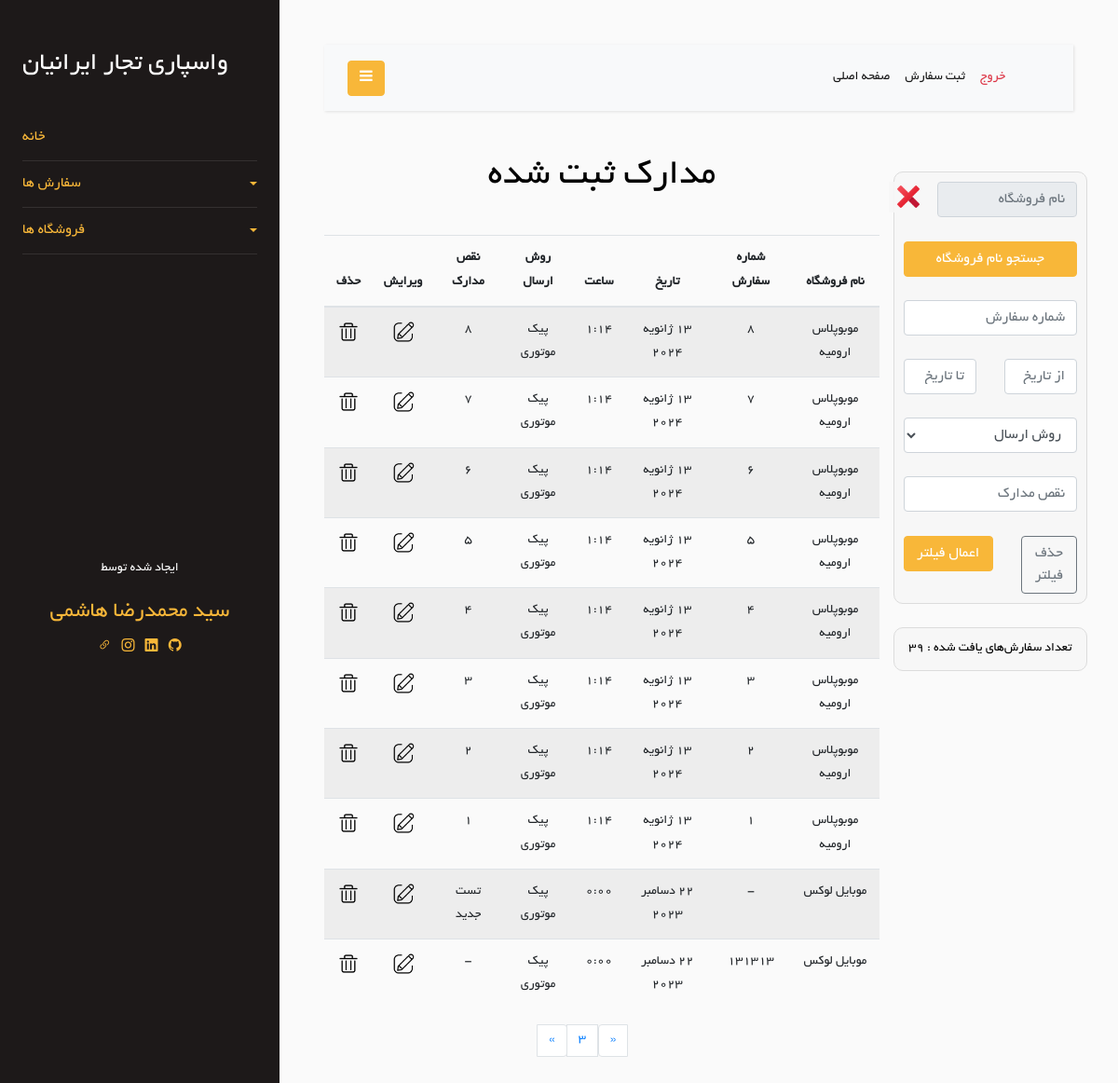
/Order/show-orders?page=3 (signed in), run on the app's committed database.
### Order/models.py (models this page shows)
class Order(models.Model):
    store = models.ForeignKey(Store, on_delete=models.CASCADE)
    order_number = models.TextField(blank=True, null=True)
    shipping_method = models.ForeignKey(ShippingMethod, on_delete=models.CASCADE, null=True, blank=True)
    date = models.DateField(null=True, blank=True)
    time = models.TimeField(null=True, blank=True)
    document_defects = models.CharField(max_length=200, blank=True, null=True)
    is_delete = models.BooleanField(default=False)
    class Meta:
        verbose_name = "Order"

class ShippingMethod(models.Model):
    en_name = models.CharField(max_length=20)
    fa_name = models.CharField(max_length=20)
    def __str__(self):
        return self.fa_name
    class Meta:
        verbose_name = "Shipping Method"
    class Meta:
        verbose_name = 'Shipping Method'

### Store/models.py (models this page shows, shortened)
class Store(models.Model):
    store_name = models.CharField(max_length=100)
    is_active = models.BooleanField(default=True)
    is_delete = models.BooleanField(default=False)
    class Meta:
        db_table = 'Store'

### Order/views.py (the view)
# urls.py: path('show-orders', views.show_order, name='show-orders'),
@login_required
def show_order(request):
    is_filter = False
    orders = Order.objects.filter(is_delete=False).order_by('-id')
    orders_len = len(orders)
    stores = Store.objects.all()
    filter_order = filterOrderForm(request.POST)
    per_page = 10
    paginator = Paginator(orders, per_page)
    page = request.GET.get('page')
    try:
        orders = paginator.page(page)
    except PageNotAnInteger:
        orders = paginator.page(1)
    except EmptyPage:
        orders = paginator.page(paginator.num_pages)
    context = {
        'orders': orders,
        'FilterOrderForm': filter_order,
        'stores': stores,
        'is_filter': is_filter,
        'orders_len': orders_len,
    }
    return render(request, 'Order/show-orders.html', context)

### Order/templates/Order/show-orders.html (shortened to what this page needs)
{% extends 'base/layout.html' %}
{% load static %}
{% load jformat %}
{% block header-link %}
    <link rel="stylesheet" href="{% static 'css/Order/show-orders.css' %}"/>
{% endblock %}
{% block mian %}
    <div class="row">
        <div class="col-md-3 text-center">
            <br/>
            <div class="row">
                <div class="col-12 action_box">
                    <form method="post" action="{% url 'filter_orders' %}">
                        <div class="row">
                            <div class="col-10">
                                <input type="text" placeholder="نام فروشگاه" class="form-control" readonly
                                       id="fake_store_id_input" required>
                            </div>
                            <div class="col-2">
                                <button type="button" onclick="remove_from_input()" id="remove-btn">
                                    <img id="remove-icon" src="{% static 'icon/icons8-delete-48.png' %}">
                                </button>
                            </div>
                        </div>
                        <br/>
                        <div class="row">
                            <div class="col-12">
                                <button type="button" onclick="show_stores()" class="btn btn-primary" id="search-btn"
                                        style="width: 100%">
                                    جستجو نام فروشگاه
                                </button>
                            </div>
                        </div>
                        <br/>
                        <div class="row">
                            <div class="col-12">
                                {{ FilterOrderForm.order_number }}
                            </div>
                        </div>
                        <br/>
                        <div class="row">
                            <div class="col-6">
                                {{ FilterOrderForm.from_date }}
                            </div>
                            <div class="col-6">
                                {{ FilterOrderForm.to_date }}
                            </div>
                        </div>
                        <br/>
                        <div class="row">
                            <div class="col-12">
                                {{ FilterOrderForm.shipping_method }}
                            </div>
                        </div>
                        <br/>
                        <div class="row">
                            <div class="col-12">
                                {{ FilterOrderForm.document_defects }}
                            </div>
                        </div>
                        <br/>
                        <div class="row">
                            <div class="col-5">
                                <a class="btn btn-outline-secondary" href="{% url 'show-orders' %}" style="width: 100%">حذف
                                    فیلتر</a>
                            </div>
                            <div class="col-7">
                                <button class="btn btn-primary" type="submit" style="width: 100%">اعمال فیلتر</button>
                            </div>
                        </div>
                    </form>
                </div>
            </div>
            <br/>
            <div class="row">
                <div class="col-12 action_box">
                    <p style="margin: 0; color: black">تعداد سفارش‌های یافت شده : {{ orders_len }}</p>
                </div>
            </div>
            <br/>
            <br/>
        </div>
        <div class="col-md-9 text-center">
            <h1>مدارک ثبت شده{% if is_filter %} (فیلتر شده) {% endif %}</h1>
            <br/>
            <div class="row">
                <div class="col-12">
                    <div class="table-responsive">
                        <table class="table table-striped">
                            <thead>
                            <tr>
                                <th>نام فروشگاه</th>
                                <th>شماره سفارش</th>
                                <th>تاریخ</th>
                                <th>ساعت</th>
                                <th>روش ارسال</th>
                                <th>نقص مدارک</th>
                                <th>ویرایش</th>
                                <th>حذف</th>
                            </tr>
                            </thead>
                            <tbody>
                            {% for order in orders %}
                                <tr>
                                    <td>{{ order.store.store_name }}</td>
                                    {% if order.order_number %}
                                        <td>{{ order.order_number }}</td>
                                    {% else %}
                                        <td>-</td>
                                    {% endif %}
                                    <td>
                                        {{ order.date|jformat:"%d / %m / %Y" }}
                                    </td>
                                    <td>{{ order.time }}</td>
                                    <td>{{ order.shipping_method }}</td>
                                    {% if order.document_defects %}
                                        <td>{{ order.document_defects }}</td>
                                    {% else %}
                                        <td>-</td>
                                    {% endif %}
                                    <td>
                                        <a href="{% url 'update_order' order_id=order.id %}">
                                            <img class="icon" src="{% static 'Order/image/edit-icon.png' %}"/>
                                        </a>
                                    </td>
                                    <td>
                                        <a href="{% url 'delete_order' order_id=order.id %}" onclick="confirmDelete(event)">
                                            <img class="icon" src="{% static 'Order/image/delete-icon.png' %}"/>
                                        </a>
                                    </td>
                                </tr>
                            {% endfor %}
                            </tbody>
                        </table>
                    </div>
                </div>
            </div>
            {% if not is_filter %}
                <div class="row ">
                    <div class="col-4"></div>
                    <div class="col-4">
                        <nav aria-label="Page navigation example">
                            <ul class="pagination justify-content-center">
                                {% if orders.has_previous %}
                                    <li class="page-item">
                                        <a class="page-link" href="?page={{ orders.previous_page_number }}"
                                           aria-label="Previous">
                                            <span aria-hidden="true">&laquo;</span>
                                        </a>
                                    </li>
                                {% endif %}
                                <li class="page-item"><a class="page-link active" href="#">{{ orders.number }}</a></li>
                                {% if orders.has_next %}
                                    <li class="page-item">
                                        <a class="page-link" href="?page={{ orders.next_page_number }}"
                                           aria-label="Next">
                                            <span aria-hidden="true">&raquo;</span>
                                        </a>
                                    </li>
                                {% endif %}
                            </ul>
                        </nav>
                    </div>
                    <div class="col-4"></div>
                </div>
            {% endif %}
        </div>
    </div>
{% endblock %}

### Order/static/css/Order/show-orders.css (style rules this page uses)
.action_box { background-color: rgba(248, 248, 248, 0.89); padding: 10px; border-radius: 10px; border:1px solid gainsboro ; }
.icon { width: 28px; }
#remove-btn { border: none; background-color: rgba(248, 248, 248, 0.89); margin-right: -20px; }
#remove-icon { width: 30px; }
form { direction: rtl; }

### data on the page
Order: store.store_name "موبوپلاس ارومیه", order_number "8", date|jformat "13 ژانویه 2024", time "1:14", shipping_method "پیک موتوری", document_defects "8"
Order: store.store_name "موبوپلاس ارومیه", order_number "7", date|jformat "13 ژانویه 2024", time "1:14", shipping_method "پیک موتوری", document_defects "7"
Order: store.store_name "موبوپلاس ارومیه", order_number "6", date|jformat "13 ژانویه 2024", time "1:14", shipping_method "پیک موتوری", document_defects "6"
Order: store.store_name "موبوپلاس ارومیه", order_number "5", date|jformat "13 ژانویه 2024", time "1:14", shipping_method "پیک موتوری", document_defects "5"
Order: store.store_name "موبوپلاس ارومیه", order_number "4", date|jformat "13 ژانویه 2024", time "1:14", shipping_method "پیک موتوری", document_defects "4"
Order: store.store_name "موبوپلاس ارومیه", order_number "3", date|jformat "13 ژانویه 2024", time "1:14", shipping_method "پیک موتوری", document_defects "3"
Order: store.store_name "موبوپلاس ارومیه", order_number "2", date|jformat "13 ژانویه 2024", time "1:14", shipping_method "پیک موتوری", document_defects "2"
Order: store.store_name "موبوپلاس ارومیه", order_number "1", date|jformat "13 ژانویه 2024", time "1:14", shipping_method "پیک موتوری", document_defects "1"
Order: store.store_name "موبایل لوکس", date|jformat "22 دسامبر 2023", time "0:00", shipping_method "پیک موتوری", document_defects "تست جدید"
Order: store.store_name "موبایل لوکس", order_number "131313", date|jformat "22 دسامبر 2023", time "0:00", shipping_method "پیک موتوری"

### other printed values
{{ orders_len }} "39"
{{ orders.number }} "3"
